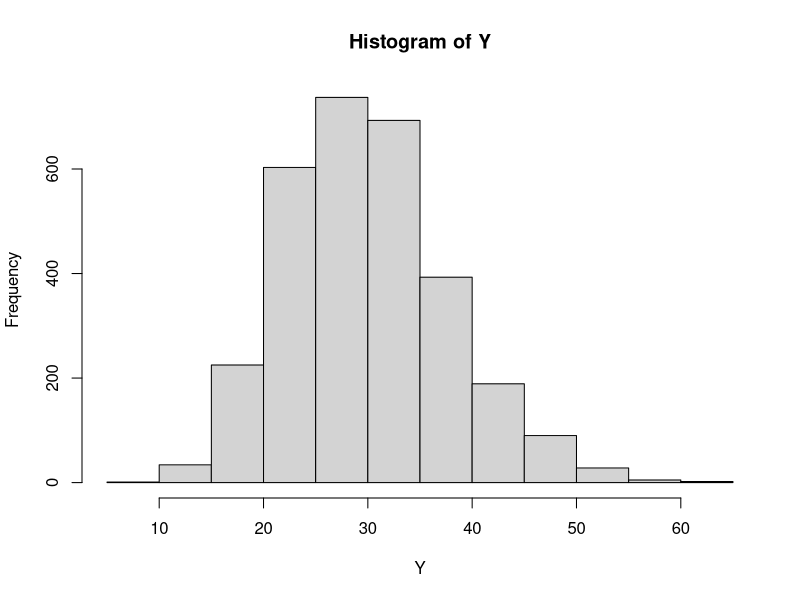
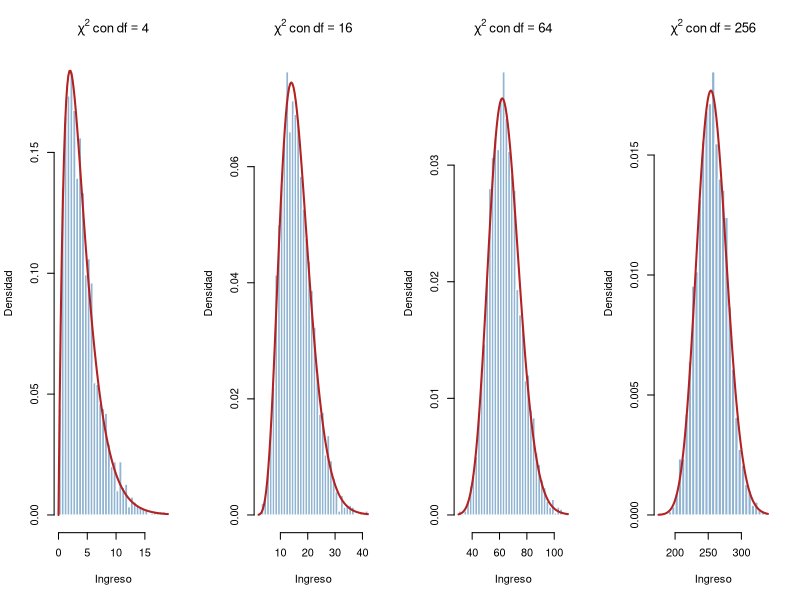

R code for these plots, in order:
#### Ejercicio Simulación 1: Demanda con preferencias Cobb-Douglas ####
#Para empezar, voy a poner todo el código en este archivo (con las funciones). 
#Una vez que esté más pulido, ahí pondré las funciones en su respectivo archivo

#### Setup ####
#Definimos todas las variables que vamos a usar
n_hogares = 3000
p_1 = 10
p_2 = 5
a_1 = 0.6
a_2 = 0.4
x_1 = 0
x_2 = 0
u_function = (x_1**a_1)*(x_2**a_2)
k = 1

#### Inciso 1: Generación de Ingresos ####

Y = rchisq(n_hogares, 30)
hist(Y)

#Veamos cómo varía la dispersión de ingresos a medida que cambia k: Vamos iterando los grados de 
#libertad y ploteamos los histogramas todos juntos

#Hacemos una grilla de 1 fila y 4 columnas
par(mfrow = c(1,4))

#Iteramos histogramas de la chi cuadrado con un k cada vez mayor
n_sim = 4
deg = 4^(1:n_sim)
means = numeric(n_sim)
sds = numeric(n_sim)
for (i in 1:n_sim){
  Z = rchisq(n_hogares, deg[i])
  hist(Z,
       breaks = 30,
       freq = FALSE,    #Representamos como densidad                              
       col = adjustcolor("steelblue", alpha.f = 0.6), # Color
       border = "white",
       main = bquote(chi^2 ~ "con" ~ df == .(deg[i])), # Título (grados)
       xlab = "Ingreso", ylab = "Densidad")
  
  # Densidad (curva)
  curve(dchisq(x, deg[i]), add = TRUE, col = "firebrick", lwd = 2)
  
  #Guardamos media y sd de cada simulación
  means[i] = mean(Z)
  sds[i] = sd(Z)
}

#Volvemos al ploteo normal
par(mfrow = c(1, 1))
